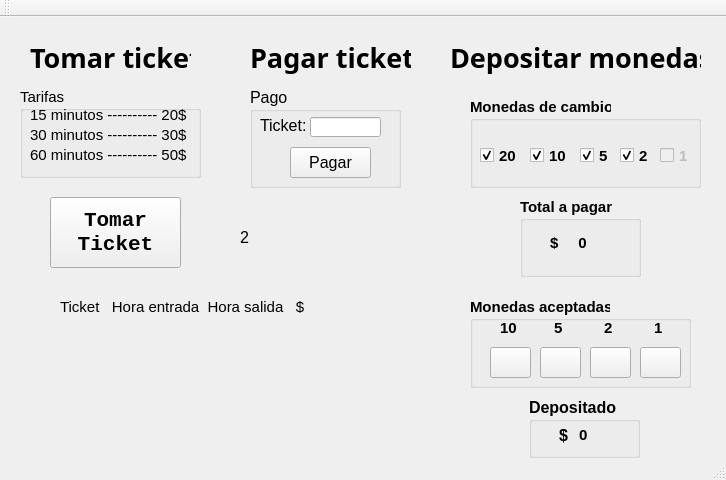
<?xml version="1.0" encoding="UTF-8"?>
<ui version="4.0">
 <class>MainWindow</class>
 <widget class="QMainWindow" name="MainWindow">
  <property name="geometry">
   <rect>
    <x>0</x>
    <y>0</y>
    <width>726</width>
    <height>480</height>
   </rect>
  </property>
  <property name="windowTitle">
   <string>Estaciomaniento</string>
  </property>
  <widget class="QWidget" name="centralWidget">
   <widget class="QPushButton" name="tomar_ticket">
    <property name="geometry">
     <rect>
      <x>50</x>
      <y>180</y>
      <width>131</width>
      <height>71</height>
     </rect>
    </property>
    <property name="font">
     <font>
      <family>Consolas</family>
      <pointsize>16</pointsize>
      <weight>75</weight>
      <bold>true</bold>
     </font>
    </property>
    <property name="cursor">
     <cursorShape>PointingHandCursor</cursorShape>
    </property>
    <property name="text">
     <string>Tomar
Ticket</string>
    </property>
   </widget>
   <widget class="QGroupBox" name="groupBox">
    <property name="geometry">
     <rect>
      <x>20</x>
      <y>70</y>
      <width>181</width>
      <height>91</height>
     </rect>
    </property>
    <property name="font">
     <font>
      <pointsize>11</pointsize>
     </font>
    </property>
    <property name="title">
     <string>Tarifas</string>
    </property>
    <widget class="QLabel" name="label">
     <property name="geometry">
      <rect>
       <x>10</x>
       <y>20</y>
       <width>161</width>
       <height>16</height>
      </rect>
     </property>
     <property name="text">
      <string>15 minutos ---------- 20$</string>
     </property>
    </widget>
    <widget class="QLabel" name="label_2">
     <property name="geometry">
      <rect>
       <x>10</x>
       <y>40</y>
       <width>161</width>
       <height>16</height>
      </rect>
     </property>
     <property name="text">
      <string>30 minutos ---------- 30$</string>
     </property>
    </widget>
    <widget class="QLabel" name="label_3">
     <property name="geometry">
      <rect>
       <x>10</x>
       <y>60</y>
       <width>161</width>
       <height>16</height>
      </rect>
     </property>
     <property name="text">
      <string>60 minutos ---------- 50$</string>
     </property>
    </widget>
   </widget>
   <widget class="QLabel" name="label_6">
    <property name="geometry">
     <rect>
      <x>30</x>
      <y>10</y>
      <width>161</width>
      <height>61</height>
     </rect>
    </property>
    <property name="font">
     <font>
      <family>Aharoni</family>
      <pointsize>20</pointsize>
      <weight>75</weight>
      <bold>true</bold>
     </font>
    </property>
    <property name="text">
     <string>Tomar ticket</string>
    </property>
   </widget>
   <widget class="QLabel" name="label_7">
    <property name="geometry">
     <rect>
      <x>250</x>
      <y>10</y>
      <width>161</width>
      <height>61</height>
     </rect>
    </property>
    <property name="font">
     <font>
      <family>Aharoni</family>
      <pointsize>20</pointsize>
      <weight>75</weight>
      <bold>true</bold>
     </font>
    </property>
    <property name="text">
     <string>Pagar ticket</string>
    </property>
   </widget>
   <widget class="QLabel" name="label_8">
    <property name="geometry">
     <rect>
      <x>450</x>
      <y>10</y>
      <width>251</width>
      <height>61</height>
     </rect>
    </property>
    <property name="font">
     <font>
      <family>Aharoni</family>
      <pointsize>20</pointsize>
      <weight>75</weight>
      <bold>true</bold>
     </font>
    </property>
    <property name="text">
     <string>Depositar monedas</string>
    </property>
   </widget>
   <widget class="QGroupBox" name="groupBox_2">
    <property name="geometry">
     <rect>
      <x>250</x>
      <y>70</y>
      <width>151</width>
      <height>101</height>
     </rect>
    </property>
    <property name="font">
     <font>
      <pointsize>12</pointsize>
     </font>
    </property>
    <property name="title">
     <string>Pago</string>
    </property>
    <widget class="QPushButton" name="boton_pagar">
     <property name="geometry">
      <rect>
       <x>40</x>
       <y>60</y>
       <width>81</width>
       <height>31</height>
      </rect>
     </property>
     <property name="text">
      <string>Pagar</string>
     </property>
    </widget>
    <widget class="QLabel" name="label_9">
     <property name="geometry">
      <rect>
       <x>10</x>
       <y>30</y>
       <width>51</width>
       <height>16</height>
      </rect>
     </property>
     <property name="text">
      <string>Ticket:</string>
     </property>
    </widget>
    <widget class="QLineEdit" name="obtener_ticket">
     <property name="geometry">
      <rect>
       <x>60</x>
       <y>30</y>
       <width>71</width>
       <height>20</height>
      </rect>
     </property>
    </widget>
   </widget>
   <widget class="QGroupBox" name="groupBox_3">
    <property name="geometry">
     <rect>
      <x>470</x>
      <y>80</y>
      <width>231</width>
      <height>91</height>
     </rect>
    </property>
    <property name="font">
     <font>
      <pointsize>11</pointsize>
      <weight>75</weight>
      <bold>true</bold>
     </font>
    </property>
    <property name="title">
     <string>Monedas de cambio</string>
    </property>
    <widget class="QCheckBox" name="dar_de_20">
     <property name="geometry">
      <rect>
       <x>10</x>
       <y>50</y>
       <width>41</width>
       <height>17</height>
      </rect>
     </property>
     <property name="text">
      <string>20</string>
     </property>
     <property name="checked">
      <bool>true</bool>
     </property>
    </widget>
    <widget class="QCheckBox" name="dar_de_10">
     <property name="geometry">
      <rect>
       <x>60</x>
       <y>50</y>
       <width>41</width>
       <height>17</height>
      </rect>
     </property>
     <property name="text">
      <string>10</string>
     </property>
     <property name="checked">
      <bool>true</bool>
     </property>
    </widget>
    <widget class="QCheckBox" name="dar_de_5">
     <property name="geometry">
      <rect>
       <x>110</x>
       <y>50</y>
       <width>31</width>
       <height>17</height>
      </rect>
     </property>
     <property name="text">
      <string>5</string>
     </property>
     <property name="checked">
      <bool>true</bool>
     </property>
    </widget>
    <widget class="QCheckBox" name="dar_de_2">
     <property name="geometry">
      <rect>
       <x>150</x>
       <y>50</y>
       <width>31</width>
       <height>17</height>
      </rect>
     </property>
     <property name="text">
      <string>2</string>
     </property>
     <property name="checked">
      <bool>true</bool>
     </property>
    </widget>
    <widget class="QCheckBox" name="dar_de_1">
     <property name="enabled">
      <bool>false</bool>
     </property>
     <property name="geometry">
      <rect>
       <x>190</x>
       <y>50</y>
       <width>31</width>
       <height>17</height>
      </rect>
     </property>
     <property name="text">
      <string>1</string>
     </property>
     <property name="checkable">
      <bool>false</bool>
     </property>
     <property name="tristate">
      <bool>false</bool>
     </property>
    </widget>
    <widget class="QLabel" name="interfaz_b_20">
     <property name="geometry">
      <rect>
       <x>10</x>
       <y>20</y>
       <width>41</width>
       <height>21</height>
      </rect>
     </property>
     <property name="text">
      <string/>
     </property>
     <property name="pixmap">
      <pixmap resource="imagenes.qrc">:/billete_20.jpg</pixmap>
     </property>
     <property name="scaledContents">
      <bool>true</bool>
     </property>
    </widget>
    <widget class="QLabel" name="interfaz_m_10">
     <property name="geometry">
      <rect>
       <x>70</x>
       <y>20</y>
       <width>21</width>
       <height>21</height>
      </rect>
     </property>
     <property name="text">
      <string/>
     </property>
     <property name="pixmap">
      <pixmap resource="imagenes.qrc">:/moneda_10.png</pixmap>
     </property>
     <property name="scaledContents">
      <bool>true</bool>
     </property>
    </widget>
    <widget class="QLabel" name="interfaz_m_5">
     <property name="geometry">
      <rect>
       <x>110</x>
       <y>20</y>
       <width>21</width>
       <height>21</height>
      </rect>
     </property>
     <property name="text">
      <string/>
     </property>
     <property name="pixmap">
      <pixmap resource="imagenes.qrc">:/moneda_5.png</pixmap>
     </property>
     <property name="scaledContents">
      <bool>true</bool>
     </property>
    </widget>
    <widget class="QLabel" name="interfaz_m_2">
     <property name="geometry">
      <rect>
       <x>150</x>
       <y>20</y>
       <width>21</width>
       <height>21</height>
      </rect>
     </property>
     <property name="text">
      <string/>
     </property>
     <property name="pixmap">
      <pixmap resource="imagenes.qrc">:/moneda_2.png</pixmap>
     </property>
     <property name="scaledContents">
      <bool>true</bool>
     </property>
    </widget>
    <widget class="QLabel" name="interfaz_m_1">
     <property name="geometry">
      <rect>
       <x>190</x>
       <y>20</y>
       <width>21</width>
       <height>21</height>
      </rect>
     </property>
     <property name="text">
      <string/>
     </property>
     <property name="textFormat">
      <enum>Qt::AutoText</enum>
     </property>
     <property name="pixmap">
      <pixmap resource="imagenes.qrc">:/moneda_1.png</pixmap>
     </property>
     <property name="scaledContents">
      <bool>true</bool>
     </property>
    </widget>
   </widget>
   <widget class="QGroupBox" name="groupBox_4">
    <property name="geometry">
     <rect>
      <x>520</x>
      <y>180</y>
      <width>121</width>
      <height>80</height>
     </rect>
    </property>
    <property name="font">
     <font>
      <pointsize>11</pointsize>
      <weight>75</weight>
      <bold>true</bold>
     </font>
    </property>
    <property name="title">
     <string>Total a pagar</string>
    </property>
    <widget class="QLabel" name="mostrar_total">
     <property name="geometry">
      <rect>
       <x>50</x>
       <y>30</y>
       <width>31</width>
       <height>31</height>
      </rect>
     </property>
     <property name="text">
      <string>  0</string>
     </property>
    </widget>
    <widget class="QLabel" name="label_10">
     <property name="geometry">
      <rect>
       <x>30</x>
       <y>35</y>
       <width>20</width>
       <height>21</height>
      </rect>
     </property>
     <property name="text">
      <string>$</string>
     </property>
    </widget>
   </widget>
   <widget class="QGroupBox" name="groupBox_5">
    <property name="geometry">
     <rect>
      <x>470</x>
      <y>280</y>
      <width>221</width>
      <height>91</height>
     </rect>
    </property>
    <property name="font">
     <font>
      <pointsize>11</pointsize>
      <weight>75</weight>
      <bold>true</bold>
     </font>
    </property>
    <property name="title">
     <string>Monedas aceptadas</string>
    </property>
    <widget class="QPushButton" name="moneda_10">
     <property name="geometry">
      <rect>
       <x>20</x>
       <y>50</y>
       <width>41</width>
       <height>31</height>
      </rect>
     </property>
     <property name="text">
      <string/>
     </property>
    </widget>
    <widget class="QPushButton" name="moneda_5">
     <property name="geometry">
      <rect>
       <x>70</x>
       <y>50</y>
       <width>41</width>
       <height>31</height>
      </rect>
     </property>
     <property name="text">
      <string/>
     </property>
    </widget>
    <widget class="QPushButton" name="moneda_2">
     <property name="geometry">
      <rect>
       <x>120</x>
       <y>50</y>
       <width>41</width>
       <height>31</height>
      </rect>
     </property>
     <property name="text">
      <string/>
     </property>
    </widget>
    <widget class="QPushButton" name="moneda_1">
     <property name="geometry">
      <rect>
       <x>170</x>
       <y>50</y>
       <width>41</width>
       <height>31</height>
      </rect>
     </property>
     <property name="text">
      <string/>
     </property>
    </widget>
    <widget class="QLabel" name="interfaz_m_3">
     <property name="geometry">
      <rect>
       <x>130</x>
       <y>20</y>
       <width>21</width>
       <height>21</height>
      </rect>
     </property>
     <property name="text">
      <string> 2</string>
     </property>
     <property name="pixmap">
      <pixmap resource="imagenes.qrc">:/moneda_2.png</pixmap>
     </property>
     <property name="scaledContents">
      <bool>true</bool>
     </property>
    </widget>
    <widget class="QLabel" name="interfaz_m_4">
     <property name="geometry">
      <rect>
       <x>180</x>
       <y>20</y>
       <width>21</width>
       <height>21</height>
      </rect>
     </property>
     <property name="text">
      <string> 1</string>
     </property>
     <property name="textFormat">
      <enum>Qt::AutoText</enum>
     </property>
     <property name="pixmap">
      <pixmap resource="imagenes.qrc">:/moneda_1.png</pixmap>
     </property>
     <property name="scaledContents">
      <bool>true</bool>
     </property>
    </widget>
    <widget class="QLabel" name="interfaz_m_6">
     <property name="geometry">
      <rect>
       <x>80</x>
       <y>20</y>
       <width>21</width>
       <height>21</height>
      </rect>
     </property>
     <property name="text">
      <string> 5</string>
     </property>
     <property name="pixmap">
      <pixmap resource="imagenes.qrc">:/moneda_5.png</pixmap>
     </property>
     <property name="scaledContents">
      <bool>true</bool>
     </property>
    </widget>
    <widget class="QLabel" name="interfaz_m_11">
     <property name="geometry">
      <rect>
       <x>30</x>
       <y>20</y>
       <width>21</width>
       <height>21</height>
      </rect>
     </property>
     <property name="text">
      <string>10</string>
     </property>
     <property name="pixmap">
      <pixmap resource="imagenes.qrc">:/moneda_10.png</pixmap>
     </property>
     <property name="scaledContents">
      <bool>true</bool>
     </property>
    </widget>
   </widget>
   <widget class="QLabel" name="tabla_tickets">
    <property name="geometry">
     <rect>
      <x>60</x>
      <y>300</y>
      <width>281</width>
      <height>111</height>
     </rect>
    </property>
    <property name="font">
     <font>
      <pointsize>10</pointsize>
      <weight>75</weight>
      <bold>true</bold>
     </font>
    </property>
    <property name="text">
     <string/>
    </property>
   </widget>
   <widget class="QLabel" name="label_4">
    <property name="geometry">
     <rect>
      <x>60</x>
      <y>280</y>
      <width>251</width>
      <height>20</height>
     </rect>
    </property>
    <property name="font">
     <font>
      <pointsize>11</pointsize>
     </font>
    </property>
    <property name="text">
     <string>Ticket   Hora entrada  Hora salida   $</string>
    </property>
   </widget>
   <widget class="QGroupBox" name="groupBox_6">
    <property name="geometry">
     <rect>
      <x>529</x>
      <y>380</y>
      <width>111</width>
      <height>61</height>
     </rect>
    </property>
    <property name="font">
     <font>
      <pointsize>12</pointsize>
      <weight>75</weight>
      <bold>true</bold>
     </font>
    </property>
    <property name="title">
     <string>Depositado</string>
    </property>
    <widget class="QLabel" name="mostrar_saldo">
     <property name="geometry">
      <rect>
       <x>50</x>
       <y>22</y>
       <width>31</width>
       <height>31</height>
      </rect>
     </property>
     <property name="font">
      <font>
       <pointsize>11</pointsize>
       <weight>75</weight>
       <bold>true</bold>
      </font>
     </property>
     <property name="text">
      <string>0</string>
     </property>
     <property name="scaledContents">
      <bool>true</bool>
     </property>
    </widget>
    <widget class="QLabel" name="label_5">
     <property name="geometry">
      <rect>
       <x>30</x>
       <y>30</y>
       <width>16</width>
       <height>16</height>
      </rect>
     </property>
     <property name="text">
      <string>$</string>
     </property>
    </widget>
   </widget>
   <widget class="QLabel" name="interfaz">
    <property name="geometry">
     <rect>
      <x>0</x>
      <y>0</y>
      <width>721</width>
      <height>461</height>
     </rect>
    </property>
    <property name="text">
     <string/>
    </property>
    <property name="pixmap">
     <pixmap resource="imagenes.qrc">:/fondo.png</pixmap>
    </property>
    <property name="scaledContents">
     <bool>false</bool>
    </property>
   </widget>
   <widget class="QLabel" name="interfaz_tabla">
    <property name="geometry">
     <rect>
      <x>50</x>
      <y>280</y>
      <width>301</width>
      <height>151</height>
     </rect>
    </property>
    <property name="font">
     <font>
      <pointsize>10</pointsize>
      <weight>75</weight>
      <bold>true</bold>
     </font>
    </property>
    <property name="text">
     <string/>
    </property>
    <property name="pixmap">
     <pixmap resource="imagenes.qrc">:/tabla.png</pixmap>
    </property>
    <property name="scaledContents">
     <bool>true</bool>
    </property>
   </widget>
   <widget class="QLabel" name="n_ticket_s">
    <property name="geometry">
     <rect>
      <x>250</x>
      <y>190</y>
      <width>121</width>
      <height>51</height>
     </rect>
    </property>
    <property name="font">
     <font>
      <pointsize>11</pointsize>
      <weight>75</weight>
      <bold>true</bold>
     </font>
    </property>
    <property name="text">
     <string/>
    </property>
   </widget>
   <widget class="QLabel" name="n_ticket_s_2">
    <property name="geometry">
     <rect>
      <x>240</x>
      <y>190</y>
      <width>131</width>
      <height>61</height>
     </rect>
    </property>
    <property name="font">
     <font>
      <pointsize>12</pointsize>
      <weight>50</weight>
      <bold>false</bold>
     </font>
    </property>
    <property name="text">
     <string>2</string>
    </property>
   </widget>
   <zorder>interfaz</zorder>
   <zorder>tomar_ticket</zorder>
   <zorder>groupBox</zorder>
   <zorder>label_6</zorder>
   <zorder>label_7</zorder>
   <zorder>label_8</zorder>
   <zorder>groupBox_2</zorder>
   <zorder>groupBox_3</zorder>
   <zorder>groupBox_4</zorder>
   <zorder>groupBox_5</zorder>
   <zorder>groupBox_6</zorder>
   <zorder>interfaz_tabla</zorder>
   <zorder>tabla_tickets</zorder>
   <zorder>label_4</zorder>
   <zorder>n_ticket_s_2</zorder>
   <zorder>n_ticket_s</zorder>
  </widget>
  <widget class="QMenuBar" name="menuBar">
   <property name="geometry">
    <rect>
     <x>0</x>
     <y>0</y>
     <width>726</width>
     <height>21</height>
    </rect>
   </property>
  </widget>
  <widget class="QToolBar" name="mainToolBar">
   <attribute name="toolBarArea">
    <enum>TopToolBarArea</enum>
   </attribute>
   <attribute name="toolBarBreak">
    <bool>false</bool>
   </attribute>
  </widget>
  <widget class="QStatusBar" name="statusBar"/>
 </widget>
 <layoutdefault spacing="6" margin="11"/>
 <resources>
  <include location="imagenes.qrc"/>
 </resources>
 <connections/>
</ui>
